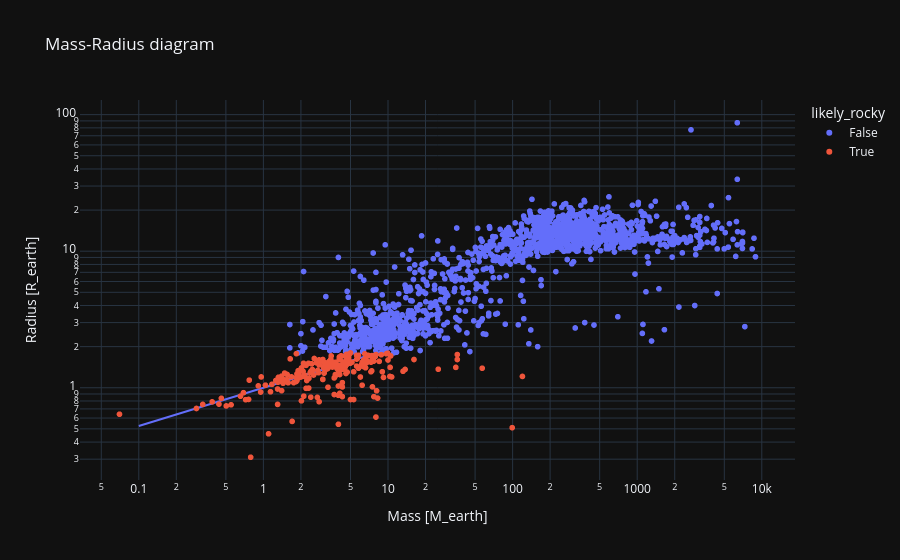

Notebook source saved alongside this figure:
### Code cell
# Mass-radius with rocky line
import numpy as np
rocky = pd.DataFrame({'M': np.linspace(0.1, 10, 50)})
rocky['R'] = rocky['M'] ** 0.28
fig = px.scatter(df[df.pl_bmasse.notna() & df.pl_rade.notna()], x='pl_bmasse', y='pl_rade',
                 color='likely_rocky', hover_name='pl_name', log_x=True, log_y=True,
                 title='Mass-Radius diagram', labels={'pl_bmasse':'Mass [M_earth]', 'pl_rade':'Radius [R_earth]'},
                 template='plotly_dark')
fig.add_trace(px.line(rocky, x='M', y='R').data[0])
fig.show()

### Figure 1 — Plotly figure (JSON) as saved in the notebook; plotly's stock layout.template omitted (floating-point values rounded to 4 significant figures; data arrays with more than 128 entries replaced by an {"elided": "..."} marker saying what was removed)
{"data": [{"hovertemplate": "<b>%{hovertext}</b><br><br>likely_rocky=False<br>Mass [M_earth]=%{x}<br>Radius [R_earth]=%{y}<extra></extra>", "hovertext": {"elided": "1370 str values"}, "legendgroup": "False", "marker": {"color": "#636efa", "symbol": "circle"}, "mode": "markers", "name": "False", "showlegend": true, "type": "scattergl", "x": {"elided": "1370 float values"}, "xaxis": "x", "y": {"elided": "1370 float values"}, "yaxis": "y"}, {"hovertemplate": "<b>%{hovertext}</b><br><br>likely_rocky=True<br>Mass [M_earth]=%{x}<br>Radius [R_earth]=%{y}<extra></extra>", "hovertext": {"elided": "209 str values"}, "legendgroup": "True", "marker": {"color": "#EF553B", "symbol": "circle"}, "mode": "markers", "name": "True", "showlegend": true, "type": "scattergl", "x": {"elided": "209 float values"}, "xaxis": "x", "y": {"elided": "209 float values"}, "yaxis": "y"}, {"hovertemplate": "M=%{x}<br>R=%{y}<extra></extra>", "legendgroup": "", "line": {"color": "#636efa", "dash": "solid"}, "marker": {"symbol": "circle"}, "mode": "lines", "name": "", "orientation": "v", "showlegend": false, "type": "scatter", "x": [0.1, 0.302, 0.5041, 0.7061, 0.9082, 1.11, 1.312, 1.514, 1.716, 1.918, 2.12, 2.322, 2.524, 2.727, 2.929, 3.131, 3.333, 3.535, 3.737, 3.939, 4.141, 4.343, 4.545, 4.747, 4.949, 5.151, 5.353, 5.555, 5.757, 5.959, 6.161, 6.363, 6.565, 6.767, 6.969, 7.171, 7.373, 7.576, 7.778, 7.98, 8.182, 8.384, 8.586, 8.788, 8.99, 9.192, 9.394, 9.596, 9.798, 10.0], "xaxis": "x", "y": [0.5248, 0.7152, 0.8255, 0.9072, 0.9734, 1.03, 1.079, 1.123, 1.163, 1.2, 1.234, 1.266, 1.296, 1.324, 1.351, 1.376, 1.401, 1.424, 1.446, 1.468, 1.489, 1.509, 1.528, 1.547, 1.565, 1.582, 1.6, 1.616, 1.633, 1.648, 1.664, 1.679, 1.694, 1.708, 1.722, 1.736, 1.75, 1.763, 1.776, 1.789, 1.801, 1.814, 1.826, 1.838, 1.849, 1.861, 1.872, 1.884, 1.895, 1.905], "yaxis": "y"}], "layout": {"legend": {"title": {"text": "likely_rocky"}, "tracegroupgap": 0}, "title": {"text": "Mass-Radius diagram"}, "xaxis": {"anchor": "y", "domain": [0.0, 1.0], "title": {"text": "Mass [M_earth]"}, "type": "log"}, "yaxis": {"anchor": "x", "domain": [0.0, 1.0], "title": {"text": "Radius [R_earth]"}, "type": "log"}}}
